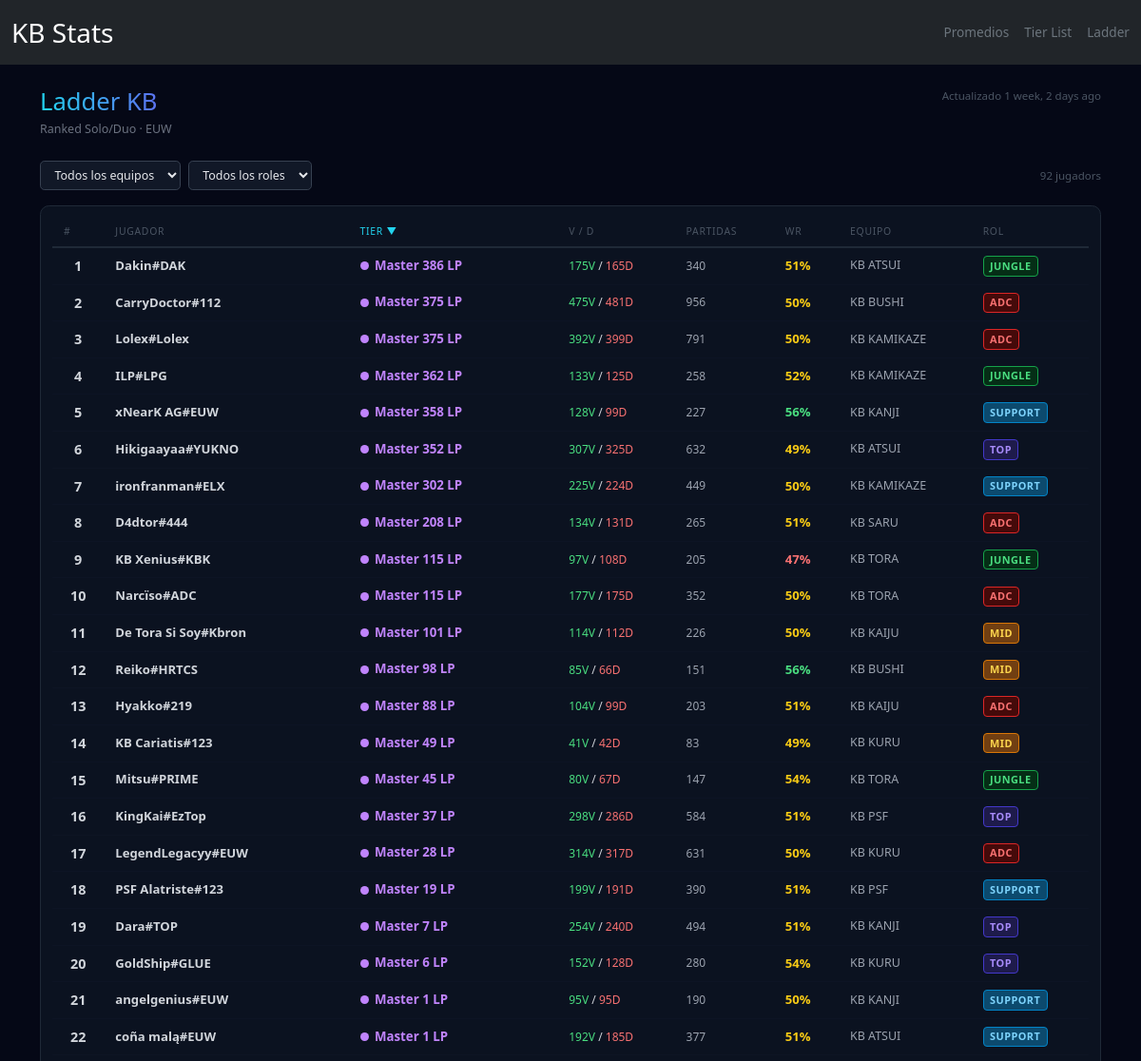
The page /ladder/ (upper part) on the database as committed earlier.
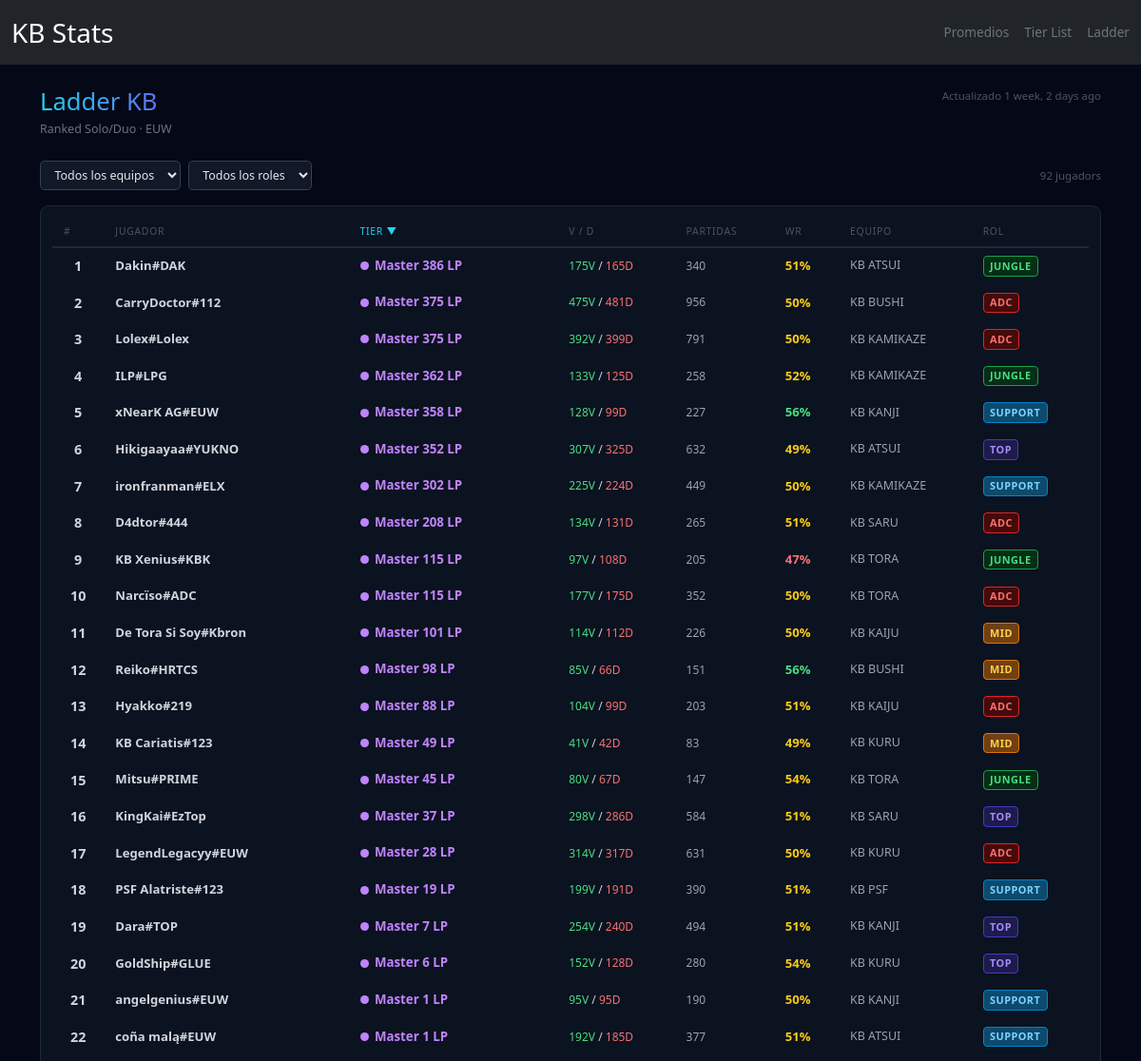
The same page on the database as committed later.
### KBStats/Kblix/models.py (models this page shows, shortened)
class LadderPlayer(models.Model):
    nombre      = models.CharField(max_length=100, unique=True)
    riot_id     = models.CharField(max_length=100, blank=True)
    puuid       = models.CharField(max_length=200, blank=True)
    summoner_id = models.CharField(max_length=200, blank=True)
    rol         = models.CharField(max_length=10, blank=True, choices=ROL_CHOICES)
    equipo      = models.CharField(max_length=100, blank=True)
    tier        = models.CharField(max_length=20, blank=True)
    rank        = models.CharField(max_length=5,  blank=True)
    lp          = models.IntegerField(default=0)
    wins        = models.IntegerField(default=0)
    losses      = models.IntegerField(default=0)
    last_updated = models.DateTimeField(null=True, blank=True)
    class Meta:
        app_label = 'Kblix'
        ordering  = ['nombre']
    @property
    def rank_score(self):
        return _TIER_SCORE.get(self.tier, -400) + _RANK_SCORE.get(self.rank, 0) + self.lp
    @property
    def winrate(self):
        total = self.wins + self.losses
        return round(self.wins / total * 100) if total else None
    @property
    def rank_display(self):
        if not self.tier or self.tier == 'UNRANKED':
            return 'Sin clasificar'
        if self.tier in ('MASTER', 'GRANDMASTER', 'CHALLENGER'):
            return f'{self.tier.capitalize()} {self.lp} LP'
        return f'{self.tier.capitalize()} {self.rank} · {self.lp} LP'

### KBStats/Kblix/views.py (the view)
# urls.py: path('ladder/',                              kblix_views.ladder,                  name='ladder'),
def ladder(request):
    state = LadderUpdateState.get()
    state.last_request = timezone.now()
    state.save(update_fields=['last_request'])
    if _try_start_update():
        threading.Thread(target=_run_ladder_update, daemon=True).start()
    rol_filter    = request.GET.get('rol', '')
    equipo_filter = request.GET.get('equipo', '')
    sort          = request.GET.get('sort', 'rank')
    sort_dir      = request.GET.get('dir', 'desc')
    players = _build_players(equipo_filter, rol_filter, sort, sort_dir)
    all_player_nombres = list(LadderPlayer.objects.filter(riot_id__isnull=False).exclude(riot_id='').values_list('nombre', flat=True))
    all_stats_data = _get_stats_data(all_player_nombres)
    equipo_set = set()
    for ap in LadderPlayer.objects.filter(riot_id__isnull=False).exclude(riot_id=''):
        t = ap.equipo or all_stats_data.get(ap.nombre, {}).get('last_team') or ''
        if t:
            equipo_set.add(t)
    all_teams = sorted(equipo_set)
    return render(request, 'Kblix/ladder.html', {
        'players':        players,
        'state':          state,
        'all_teams':      all_teams,
        'equipo_filter':  equipo_filter,
        'rol_filter':     rol_filter,
        'sort':           sort,
        'sort_dir':       sort_dir,
        'rol_choices':    ROL_CHOICES,
    })

### KBStats/Kblix/models.py (called while the page is built)
    @classmethod
    def get(cls):
        obj, _ = cls.objects.get_or_create(pk=1)
        return obj

### KBStats/Kblix/views.py (called while the page is built, shortened)
def _get_api_key():
    return os.environ.get('RIOT_API_KEY') or getattr(settings, 'RIOT_API_KEY', None)

def _try_start_update():
    try:
        with transaction.atomic():
            state = LadderUpdateState.objects.select_for_update().get_or_create(pk=1)[0]
            if state.is_updating:
                return False
            overdue = (
                state.last_update is None
                or (timezone.now() - state.last_update) > UPDATE_INTERVAL
            )
            if not overdue:
                return False
            state.is_updating = True
            state.save(update_fields=['is_updating'])
            return True
    except Exception:
        return False

def _update_single_player(p: LadderPlayer):
    api_key = _get_api_key()
    if not api_key:
        print(f'  [Ladder] ⚠ Sin RIOT_API_KEY — no se pueden actualizar rangos.', flush=True)
        return

### KBStats/Kblix/templates/Kblix/ladder.html (shortened to what this page needs)
{% extends 'Cinturones/base.html' %}
{% block content %}
<div class="d-flex align-items-start justify-content-between flex-wrap gap-2 mb-4">
  <div>
    <h2 class="text-gradient mb-1" style="font-size:1.6rem;">Ladder KB</h2>
    <div style="font-size:.78rem;color:#6b7280;">Ranked Solo/Duo · EUW</div>
  </div>
  <div class="d-flex align-items-center gap-3">
    <div style="text-align:right;">
      <div id="update-label" style="font-size:.72rem;margin-bottom:.3rem;color:{% if state.is_updating %}#22d3ee{% else %}#4b5563{% endif %};">
        {% if state.is_updating %}Actualizando… {{ state.update_progress }}%
        {% elif state.last_update %}Actualizado {{ state.last_update|timesince }} ago
        {% else %}Sin actualizar aún{% endif %}
      </div>
    </div>
  </div>
</div>
<form method="get" class="d-flex align-items-center flex-wrap gap-2 mb-3" id="filter-form">
  <select name="equipo" class="filter-select" onchange="this.form.submit()">
    <option value="">Todos los equipos</option>
  </select>
  <select name="rol" class="filter-select" onchange="this.form.submit()">
    <option value="">Todos los roles</option>
  </select>
  <span style="font-size:.72rem;color:#4b5563;margin-left:auto;">{{ players|length }} jugador{{ players|length|pluralize }}</span>
</form>
{% if players %}
<div class="section-card" style="padding:.75rem;">
  <div style="overflow-x:auto;">
    <table class="ladder-table">
      <thead>
        <tr>
          <th>#</th>
          <th>Jugador</th>
          <th>{% include 'Kblix/_sort_th.html' with col='rank' label='Tier' %}</th>
          <th>{% include 'Kblix/_sort_th.html' with col='wins' label='V' %} / {% include 'Kblix/_sort_th.html' with col='losses' label='D' %}</th>
          <th>{% include 'Kblix/_sort_th.html' with col='games' label='Partidas' %}</th>
          <th>{% include 'Kblix/_sort_th.html' with col='winrate' label='WR' %}</th>
          <th>Equipo</th>
          <th>Rol</th>
        </tr>
      </thead>
      <tbody id="ladder-tbody">
        {% include 'Kblix/_ladder_rows.html' %}
      </tbody>
    </table>
  </div>
</div>
{% endif %}
{% endblock %}

### KBStats/Kblix/templates/Kblix/_ladder_rows.html
{% for p in players %}
{% with tier=p.tier|default:"none" pos=forloop.counter %}
<tr>
  <td class="pos-cell {% if pos == 1 %}pos-1{% elif pos == 2 %}pos-2{% elif pos == 3 %}pos-3{% endif %}">{{ pos }}</td>
  <td class="name-cell">{{ p.nombre }}</td>
  <td>
    <span class="tier-badge tier-{{ tier }}">
      <span class="tier-dot dot-{{ tier }}"></span>
      {{ p.rank_display }}
    </span>
  </td>
  <td style="font-size:.75rem;font-variant-numeric:tabular-nums;">
    {% if p.tier and p.tier != 'UNRANKED' %}
    <span style="color:#4ade80;">{{ p.wins }}V</span> / <span style="color:#f87171;">{{ p.losses }}D</span>
    {% else %}—{% endif %}
  </td>
  <td style="font-size:.75rem;color:#9ca3af;font-variant-numeric:tabular-nums;">
    {% if p.tier and p.tier != 'UNRANKED' %}{{ p.total_games }}{% else %}—{% endif %}
  </td>
  <td>
    {% if p.winrate is not None %}
    <span class="{% if p.winrate >= 55 %}wr-good{% elif p.winrate >= 48 %}wr-ok{% else %}wr-bad{% endif %}">{{ p.winrate }}%</span>
    {% else %}—{% endif %}
  </td>
  <td style="font-size:.78rem;color:#9ca3af;">{{ p.display_team }}</td>
  <td>
    {% if p.display_rol %}
    <span class="rol-badge rol-{{ p.display_rol }}">{{ p.display_rol }}</span>
    {% else %}<span style="color:#374151;font-size:.72rem;">—</span>{% endif %}
  </td>
</tr>
{% endwith %}
{% empty %}
<tr><td colspan="8" style="text-align:center;color:#6b7280;padding:2rem;">Sin resultados para los filtros seleccionados.</td></tr>
{% endfor %}

Rows that differ between the two databases and show on the page:
changed LadderPlayer "Master 37 LP": display_team "KB PSF" → "KB SARU"
